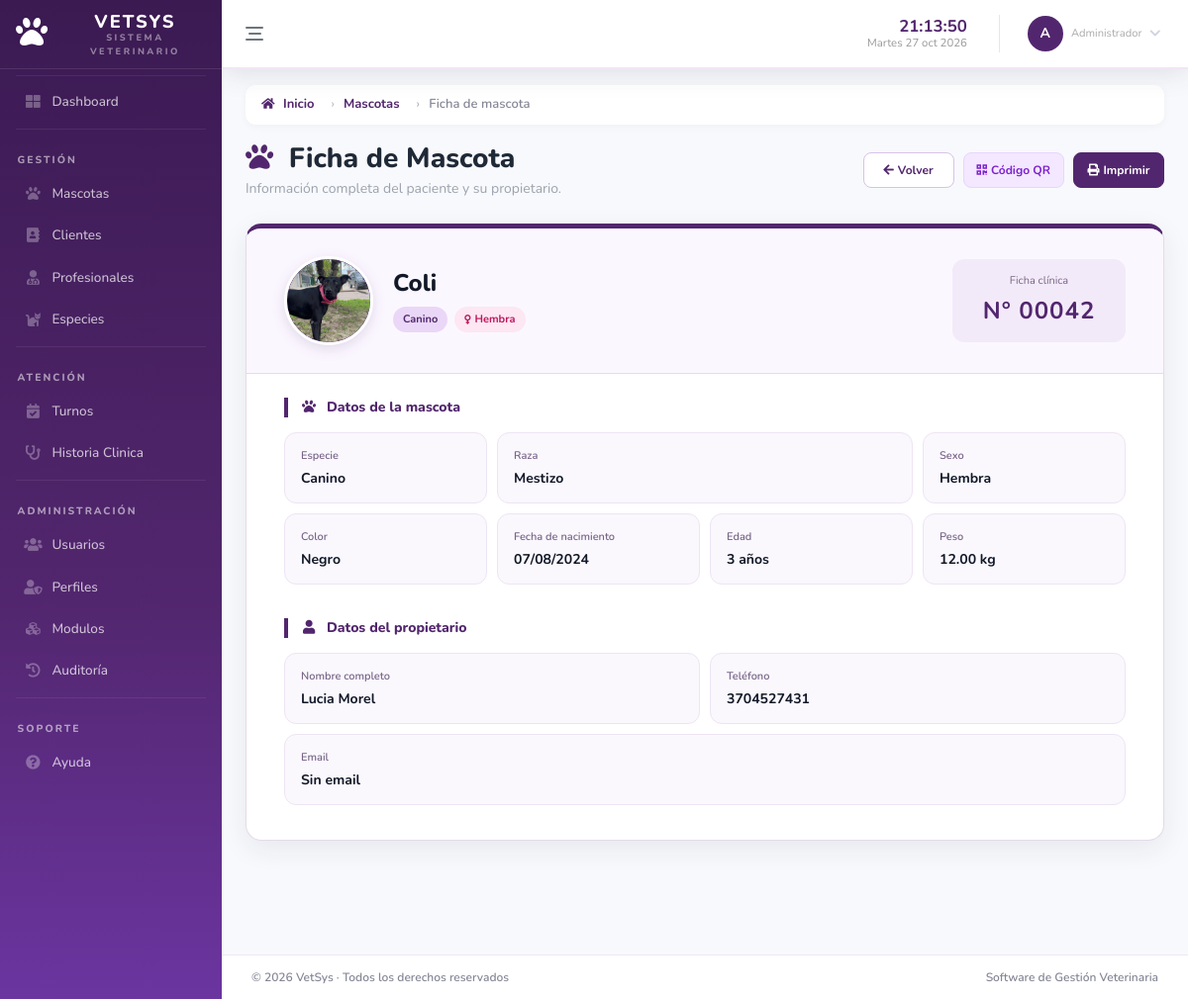
The page /modules/pets/pet_record.php?id=42 (signed in) on the database its author committed.
### tables this page shows
CREATE TABLE IF NOT EXISTS `modulo` (
  `id_modulo` int NOT NULL AUTO_INCREMENT,
  `nombre_modulo` varchar(80) NOT NULL,
  `ruta` varchar(150) NOT NULL,
  `icono` varchar(50) DEFAULT NULL,
  `estado` tinyint DEFAULT '1',
  `categoria` varchar(50) NOT NULL,
  `orden` int NOT NULL DEFAULT '0',
  PRIMARY KEY (`id_modulo`)
);

CREATE TABLE IF NOT EXISTS `mascota` (
  `id_mascota` int NOT NULL AUTO_INCREMENT,
  `id_especie` int NOT NULL,
  `id_cliente` int NOT NULL,
  `fecha_nacimiento` date DEFAULT NULL,
  `edad` int DEFAULT NULL,
  `unidad_edad` enum('dias','meses','años') DEFAULT NULL,
  `color` varchar(50) DEFAULT NULL,
  `nombre_mascota` varchar(100) NOT NULL,
  `peso` decimal(6,2) DEFAULT NULL,
  `sexo` varchar(20) DEFAULT NULL,
  `activo` tinyint DEFAULT '1',
  `condicion_especial` text,
  `cuidados_especiales` text,
  `token_publico` varchar(64) DEFAULT NULL,
  `condicion_otra` varchar(100) DEFAULT NULL,
  `ficha_publica` tinyint(1) NOT NULL DEFAULT '0',
  `mostrar_telefono` tinyint(1) NOT NULL DEFAULT '0',
  `consentimiento_qr` tinyint(1) NOT NULL DEFAULT '0',
  `fecha_consentimiento_qr` datetime DEFAULT NULL,
  `mostrar_domicilio` tinyint(1) NOT NULL DEFAULT '0',
  `foto` varchar(255) DEFAULT NULL,
  PRIMARY KEY (`id_mascota`),
  UNIQUE KEY `token_publico` (`token_publico`),
  KEY `id_especie` (`id_especie`),
  KEY `id_cliente` (`id_cliente`),
  CONSTRAINT `mascota_ibfk_1` FOREIGN KEY (`id_especie`) REFERENCES `especie` (`id_especie`),
  CONSTRAINT `mascota_ibfk_2` FOREIGN KEY (`id_cliente`) REFERENCES `cliente` (`id_cliente`)
);

CREATE TABLE IF NOT EXISTS `especie` (
  `id_especie` int NOT NULL AUTO_INCREMENT,
  `nombre_especie` varchar(100) NOT NULL,
  `raza` varchar(100) DEFAULT NULL,
  `activo` tinyint DEFAULT '1',
  PRIMARY KEY (`id_especie`)
);

CREATE TABLE IF NOT EXISTS `persona` (
  `id_persona` int NOT NULL AUTO_INCREMENT,
  `nombre_persona` varchar(100) NOT NULL,
  `apellido_persona` varchar(100) NOT NULL,
  `telefono` varchar(30) DEFAULT NULL,
  `email` varchar(100) DEFAULT NULL,
  `activo` tinyint DEFAULT '1',
  PRIMARY KEY (`id_persona`)
);

### app/menu.php (the view, shortened to what the rows shown need)
<?php
require __DIR__ . '/../settings/conexion.php';
$uri = $_SERVER['REQUEST_URI'] ?? '';
function isActive(string $path, string $uri): string {
    return str_contains($uri, $path) ? 'nav-active' : '';
}
    ?>
    <?php
$idPerfil = $_SESSION['id_perfil'];
$sql = "
SELECT
    m.id_modulo,
    m.nombre_modulo,
    m.ruta,
    m.icono,
    m.categoria,
    m.orden
FROM modulo m
INNER JOIN perfil_modulo pm
    ON pm.id_modulo = m.id_modulo
WHERE
    pm.id_perfil = ?
    AND m.estado = 1
ORDER BY
    m.categoria,
    m.orden
";
$stmt = mysqli_prepare($conexion, $sql);
mysqli_stmt_bind_param($stmt, "i", $idPerfil);
mysqli_stmt_execute($stmt);
$resultado = mysqli_stmt_get_result($stmt);
$menu = [];
while ($fila = mysqli_fetch_assoc($resultado)) {
    $menu[$fila['categoria']][] = $fila;
}
?>
<!DOCTYPE html>
<html lang="es">
<head>
    <link href="/SoftwareVet/vendor/fontawesome-free/css/all.min.css" rel="stylesheet">
    <link href="/SoftwareVet/css/sb-admin-2.min.css" rel="stylesheet">
    <link href="/SoftwareVet/css/style_menu.css" rel="stylesheet">
</head>
<body id="page-top" data-sidebar="full">
<div id="wrapper">
    <ul class="navbar-nav sidebar sidebar-dark accordion" id="accordionSidebar">
<?php
if (!empty($menu['Gestión'])):
    foreach ($menu['Gestión'] as $modulo):
?>
<li class="nav-item <?= isActive(parse_url($modulo['ruta'], PHP_URL_PATH), $uri) ?>">
    <a class="nav-link"
       href="<?= htmlspecialchars($modulo['ruta']) ?>"
       data-label="<?= htmlspecialchars($modulo['nombre_modulo']) ?>">
        <i class="fas fa-fw <?= htmlspecialchars($modulo['icono']) ?> nav-icon"></i>
        <span class="nav-text">
            <?= htmlspecialchars($modulo['nombre_modulo']) ?>
        </span>
    </a>
</li>
<?php
    endforeach;
endif;
?>
<?php if (!empty($menu['Atención'])): ?>
<?php foreach ($menu['Atención'] as $modulo): ?>
<li class="nav-item <?= isActive(parse_url($modulo['ruta'], PHP_URL_PATH), $uri) ?>">
    <a class="nav-link"
       href="<?= htmlspecialchars($modulo['ruta']) ?>"
       data-label="<?= htmlspecialchars($modulo['nombre_modulo']) ?>">
        <i class="fas fa-fw <?= htmlspecialchars($modulo['icono']) ?> nav-icon"></i>
        <span class="nav-text">
            <?= htmlspecialchars($modulo['nombre_modulo']) ?>
        </span>
    </a>
</li>
<?php endforeach; ?>
<?php endif; ?>
<?php if (!empty($menu['Administración'])): ?>
<?php foreach ($menu['Administración'] as $modulo): ?>
<li class="nav-item <?= isActive(parse_url($modulo['ruta'], PHP_URL_PATH), $uri) ?>">
    <a class="nav-link"
       href="<?= htmlspecialchars($modulo['ruta']) ?>"
       data-label="<?= htmlspecialchars($modulo['nombre_modulo']) ?>">
        <i class="fas fa-fw <?= htmlspecialchars($modulo['icono']) ?> nav-icon"></i>
        <span class="nav-text">
            <?= htmlspecialchars($modulo['nombre_modulo']) ?>
        </span>
    </a>
</li>
<?php endforeach; ?>
<?php endif; ?>
<?php if (!empty($menu['Soporte'])): ?>
<?php foreach ($menu['Soporte'] as $modulo): ?>
<li class="nav-item <?= isActive(parse_url($modulo['ruta'], PHP_URL_PATH), $uri) ?>">
    <a class="nav-link"
       href="<?= htmlspecialchars($modulo['ruta']) ?>"
       data-label="<?= htmlspecialchars($modulo['nombre_modulo']) ?>">
        <i class="fas fa-fw <?= htmlspecialchars($modulo['icono']) ?> nav-icon"></i>
        <span class="nav-text">
            <?= htmlspecialchars($modulo['nombre_modulo']) ?>
        </span>
    </a>
</li>
<?php endforeach; ?>
<?php endif; ?>
    </ul>
    <div id="content-wrapper" class="d-flex flex-column">
        <div id="content">

### modules/pets/views/pet_record.php (shortened to what the rows shown need)
<?php
require_once '../../app/menu.php';
?>
<!DOCTYPE html>
<html lang="es">
<head>
    <link href="../../vendor/fontawesome-free/css/all.min.css" rel="stylesheet">
    <link href="../../css/sb-admin-2.min.css" rel="stylesheet">
    <link href="../../css/pet_record_style.css" rel="stylesheet">
</head>
<body>
<div class="container-fluid">
    <div class="ficha-page-header">
        <div>
            <h1 class="h3 titulo-pagina">
                <i class="fas fa-paw mr-2"></i>
                Ficha de Mascota
            </h1>
        </div>
    </div>
    <div class="ficha-documento">
        <div class="ficha-paciente-header">
            <div class="paciente-principal">
                <div class="paciente-icono">
                    <?php if (!empty($mascota['foto'])): ?>
                        <img
                            src="/SoftwareVet/<?= htmlspecialchars(
                                ltrim($mascota['foto'], '/'),
                                ENT_QUOTES,
                                'UTF-8'
                            ) ?>"
                            alt="Fotografía de <?= htmlspecialchars(
                                $mascota['nombre_mascota'],
                                ENT_QUOTES,
                                'UTF-8'
                            ) ?>"
                            class="paciente-foto"
                        >
                    <?php else: ?>
                        <i class="fas fa-dog"></i>
                    <?php endif; ?>
                </div>
                <div class="paciente-identidad">
                    <h2>
                        <?= htmlspecialchars(
                            $mascota['nombre_mascota'],
                            ENT_QUOTES,
                            'UTF-8'
                        ) ?>
                    </h2>
                    <div class="paciente-badges">
                        <span class="badge-ficha badge-especie">
                            <?= htmlspecialchars(
                                $mascota['nombre_especie'],
                                ENT_QUOTES,
                                'UTF-8'
                            ) ?>
                        </span>
                        <?php if ($mascota['sexo'] == 'M'): ?>
                            <span class="badge-ficha badge-macho">
                                <i class="fas fa-mars"></i>
                                Macho
                            </span>
                        <?php elseif ($mascota['sexo'] == 'H'): ?>
                            <span class="badge-ficha badge-hembra">
                                <i class="fas fa-venus"></i>
                                Hembra
                            </span>
                        <?php endif; ?>
                    </div>
                </div>
            </div>
            <div class="numero-ficha">
                <span class="numero-label">
                    Ficha clínica
                </span>
                <strong>
                    N° <?= str_pad(
                        $mascota['id_mascota'],
                        5,
                        '0',
                        STR_PAD_LEFT
                    ) ?>
                </strong>
            </div>
        </div>
        <section class="seccion-ficha">
            <div class="tabla-datos mascota-datos">
                <div class="campo-ficha">
                    <span>Especie</span>
                    <strong>
                        <?= htmlspecialchars(
                            $mascota['nombre_especie'],
                            ENT_QUOTES,
                            'UTF-8'
                        ) ?>
                    </strong>
                </div>
                <div class="campo-ficha campo-raza">
                    <span>Raza</span>
                    <strong>
                        <?= !empty($mascota['raza'])
                            ? htmlspecialchars(
                                $mascota['raza'],
                                ENT_QUOTES,
                                'UTF-8'
                              )
                            : 'Sin especificar'
                        ?>
                    </strong>
                </div>
                <div class="campo-ficha">
                    <span>Color</span>
                    <strong>
                        <?= $color ?>
                    </strong>
                </div>
                <div class="campo-ficha">
                    <span>Fecha de nacimiento</span>
                    <strong>
                        <?= $fechaNacimiento ?>
                    </strong>
                </div>
                <div class="campo-ficha">
                    <span>Edad</span>
                    <strong>
                        <?php
                        $edadMascota = $mascota['edad'] ?? '';
                        $unidad = $mascota['unidad_edad'] ?? '';
                        ?>
                        <?php if ($edadMascota !== '' && $edadMascota !== null): ?>
                            <?= htmlspecialchars(
                                (string)$edadMascota,
                                ENT_QUOTES,
                                'UTF-8'
                            ) ?>
                            <?= htmlspecialchars(
                                $unidad,
                                ENT_QUOTES,
                                'UTF-8'
                            ) ?>
                        <?php else: ?>
                            Sin especificar
                        <?php endif; ?>
                    </strong>
                </div>
                <div class="campo-ficha">
                    <span>Peso</span>
                    <strong>
                        <?= $peso ?>
                    </strong>
                </div>
            </div>
        </section>
        <section class="seccion-ficha">
            <div class="tabla-datos propietario-datos">
                <div class="campo-ficha">
                    <span>Nombre completo</span>
                    <strong>
                        <?= htmlspecialchars(
                            $mascota['nombre_persona']
                            . ' ' .
                            $mascota['apellido_persona'],
                            ENT_QUOTES,
                            'UTF-8'
                        ) ?>
                    </strong>
                </div>
                <div class="campo-ficha">
                    <span>Teléfono</span>
                    <strong>
                        <?= $telefono ?>
                    </strong>
                </div>
                <div class="campo-ficha campo-email">
                    <span>Email</span>
                    <strong>
                        <?= $email ?>
                    </strong>
                </div>
            </div>
        </section>
    </div>
</div>
</body>
</html>

### rows shown on the page
modulo: nombre_modulo "Mascotas"
modulo: nombre_modulo "Clientes"
modulo: nombre_modulo "Profesionales"
modulo: nombre_modulo "Especies"
modulo: nombre_modulo "Turnos"
modulo: nombre_modulo "Historia Clinica"
modulo: nombre_modulo "Usuarios"
modulo: nombre_modulo "Perfiles"
modulo: nombre_modulo "Modulos"
modulo: nombre_modulo "Auditoría"
modulo: nombre_modulo "Ayuda"
mascota: foto (picture), nombre_mascota "Coli", id_especie.nombre_especie "Canino", id_mascota "00042", id_especie.raza "Mestizo", color "Negro", fecha_nacimiento "07/08/2024", edad "3", unidad_edad "años", peso "12.00 kg", persona.nombre_persona+apellido_persona "Lucia Morel", persona.telefono "3704527431", persona.email "Sin email"

### other values the page prints
$iniciales "A"
$nombrePerfilSeguro "Administrador"
